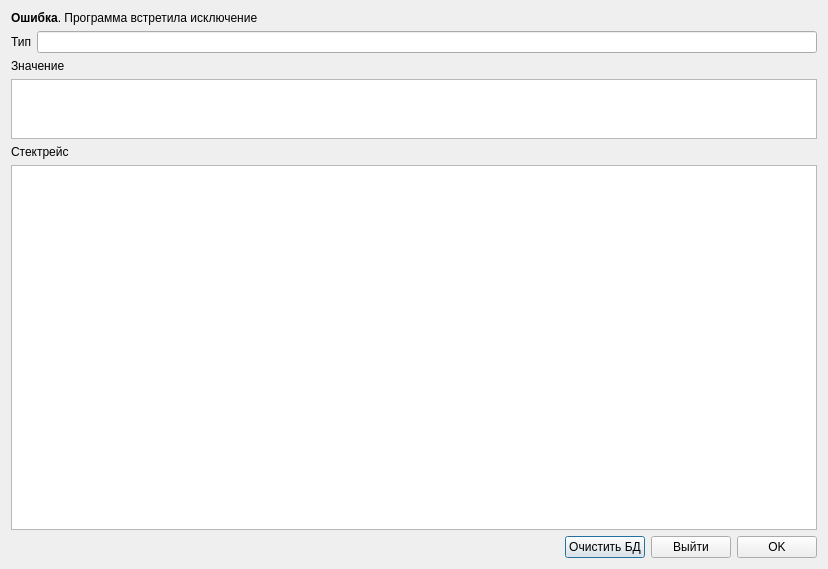
<?xml version="1.0" encoding="UTF-8"?>
<ui version="4.0">
 <class>ExceptionDialog</class>
 <widget class="QDialog" name="ExceptionDialog">
  <property name="windowModality">
   <enum>Qt::ApplicationModal</enum>
  </property>
  <property name="geometry">
   <rect>
    <x>0</x>
    <y>0</y>
    <width>828</width>
    <height>569</height>
   </rect>
  </property>
  <property name="windowTitle">
   <string>Ошибка</string>
  </property>
  <property name="windowIcon">
   <iconset resource="../res/pictures.qrc">
    <normaloff>:/icons/logo_small.png</normaloff>:/icons/logo_small.png</iconset>
  </property>
  <property name="modal">
   <bool>true</bool>
  </property>
  <layout class="QVBoxLayout" name="verticalLayout">
   <item>
    <widget class="QLabel" name="label">
     <property name="text">
      <string>&lt;html&gt;&lt;head/&gt;&lt;body&gt;&lt;p&gt;&lt;span style=&quot; font-weight:600;&quot;&gt;Ошибка&lt;/span&gt;. Программа встретила исключение&lt;/p&gt;&lt;/body&gt;&lt;/html&gt;</string>
     </property>
    </widget>
   </item>
   <item>
    <layout class="QHBoxLayout" name="horizontalLayout">
     <item>
      <widget class="QLabel" name="label_4">
       <property name="text">
        <string>Тип</string>
       </property>
      </widget>
     </item>
     <item>
      <widget class="QLineEdit" name="typeEdit">
       <property name="readOnly">
        <bool>true</bool>
       </property>
      </widget>
     </item>
    </layout>
   </item>
   <item>
    <widget class="QLabel" name="label_2">
     <property name="text">
      <string>Значение</string>
     </property>
    </widget>
   </item>
   <item>
    <widget class="QTextEdit" name="valueEdit">
     <property name="minimumSize">
      <size>
       <width>0</width>
       <height>20</height>
      </size>
     </property>
     <property name="maximumSize">
      <size>
       <width>16777215</width>
       <height>60</height>
      </size>
     </property>
     <property name="readOnly">
      <bool>true</bool>
     </property>
    </widget>
   </item>
   <item>
    <widget class="QLabel" name="label_3">
     <property name="text">
      <string>Стектрейс</string>
     </property>
    </widget>
   </item>
   <item>
    <widget class="QTextBrowser" name="stackTraceBrowser"/>
   </item>
   <item>
    <layout class="QHBoxLayout" name="horizontalLayout_2">
     <item>
      <spacer name="horizontalSpacer">
       <property name="orientation">
        <enum>Qt::Horizontal</enum>
       </property>
       <property name="sizeHint" stdset="0">
        <size>
         <width>40</width>
         <height>20</height>
        </size>
       </property>
      </spacer>
     </item>
     <item>
      <widget class="QPushButton" name="clearDbButton">
       <property name="text">
        <string>Очистить БД</string>
       </property>
      </widget>
     </item>
     <item>
      <widget class="QPushButton" name="exitButton">
       <property name="text">
        <string>Выйти</string>
       </property>
      </widget>
     </item>
     <item>
      <widget class="QPushButton" name="okButton">
       <property name="text">
        <string>OK</string>
       </property>
      </widget>
     </item>
    </layout>
   </item>
  </layout>
 </widget>
 <resources>
  <include location="../res/pictures.qrc"/>
 </resources>
 <connections>
  <connection>
   <sender>okButton</sender>
   <signal>clicked()</signal>
   <receiver>ExceptionDialog</receiver>
   <slot>accept()</slot>
   <hints>
    <hint type="sourcelabel">
     <x>790</x>
     <y>535</y>
    </hint>
    <hint type="destinationlabel">
     <x>829</x>
     <y>509</y>
    </hint>
   </hints>
  </connection>
 </connections>
</ui>
